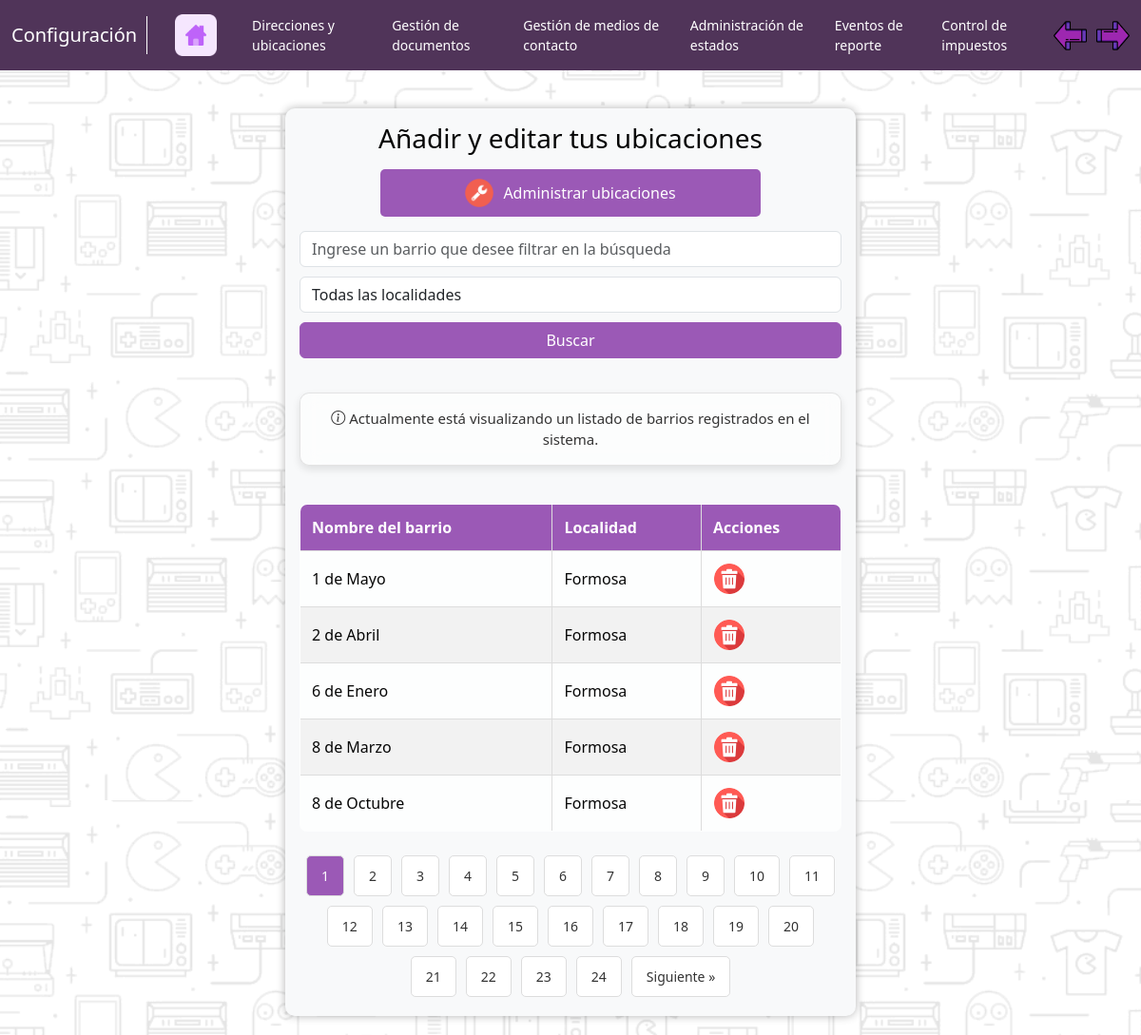
Screenshot of /app/Configuración/Dir/tb_barrios.php (signed in) with the database file from the repository.
### tables this page shows
CREATE TABLE tb_barrios (
    idBarrio INT PRIMARY KEY AUTO_INCREMENT,
    nombreBarrio VARCHAR(50),
    localidad_id INT,
    FOREIGN KEY (localidad_id) REFERENCES tb_localidades(idLocalidad)
);

CREATE TABLE tb_localidades (
    idLocalidad INT PRIMARY KEY AUTO_INCREMENT,
    nombreLocalidad VARCHAR(50),
    provincia_id INT,
    FOREIGN KEY (provincia_id) REFERENCES tb_provincias(idProvincia)
);

### app/Configuración/Dir/tb_barrios.php (the view, shortened to what this page needs)
<?php
include('../../modelos/conexion.php');
$barriosPorPagina = 5;
$page = isset($_GET['page']) ? (int)$_GET['page'] : 1;
$offset = ($page - 1) * $barriosPorPagina;
$searchTerm = isset($_GET['search']) ? $_GET['search'] : '';
$localidadFiltro = isset($_GET['localidad']) ? $_GET['localidad'] : '';
$total_query = "SELECT COUNT(*) as total FROM tb_barrios b
JOIN tb_localidades l ON b.localidad_id = l.idLocalidad
WHERE b.nombreBarrio LIKE '%$searchTerm%'
AND (l.nombreLocalidad LIKE '%$localidadFiltro%' OR '$localidadFiltro' = '')";
$total_result = mysqli_query($conection, $total_query);
$total_row = mysqli_fetch_assoc($total_result);
$total_barrios = $total_row['total'];
$total_pages = ceil($total_barrios / $barriosPorPagina);
$query = "SELECT b.idBarrio, b.nombreBarrio, l.nombreLocalidad
FROM tb_barrios b
JOIN tb_localidades l ON b.localidad_id = l.idLocalidad
WHERE b.nombreBarrio LIKE '%$searchTerm%'
AND (l.nombreLocalidad LIKE '%$localidadFiltro%' OR '$localidadFiltro' = '')
LIMIT $barriosPorPagina OFFSET $offset";
$result = mysqli_query($conection, $query);
?>
<!DOCTYPE html>
<html lang="es">
<head>
    <link rel="stylesheet" href="../../assets/css/style_nav_module.css">
    <link href="https://cdn.jsdelivr.net/npm/bootstrap@5.3.3/dist/css/bootstrap.min.css" rel="stylesheet">
    <link rel="stylesheet" href="https://cdn.jsdelivr.net/npm/bootstrap-icons@1.10.5/font/bootstrap-icons.css">
</head>
<body>
    <?php include('../nav_configuracion.php'); ?>
    <div id="container">
        <div class="caja">
            <h3>Añadir y editar tus ubicaciones</h3>
            <button id="btn-administrar" onclick="mostrarFormulario()">
                <img src="../../assets/img/administrarAjuste.png" alt="Icono">
                Administrar ubicaciones
            </button>
            <form method="GET" action="" class="d-flex mb-3">
                <input type="text" name="search" class="form-control me-2 input-lila" placeholder="Ingrese un barrio que desee filtrar en la búsqueda" value="<?php echo htmlspecialchars($searchTerm); ?>">
                <select name="localidad" class="form-control me-2">
                    <option value="">Todas las localidades</option>
                </select>
                <button type="submit" class="btn btn-primary">Buscar</button>
            </form>
            <p class="aviso">
                <i class="bi bi-info-circle"></i> Actualmente está visualizando un listado de barrios registrados en el sistema.
            </p>
            <table>
                <thead>
                    <tr>
                        <th>Nombre del barrio</th>
                        <th>Localidad</th>
                        <th>Acciones</th>
                    </tr>
                </thead>
                <tbody>
                    <?php if (mysqli_num_rows($result) > 0): ?>
                        <?php while ($row = mysqli_fetch_assoc($result)): ?>
                            <tr>
                                <td><?php echo htmlspecialchars($row['nombreBarrio']); ?></td>
                                <td><?php echo htmlspecialchars($row['nombreLocalidad']); ?></td>
                                <td>
                                    <button class="btn-eliminar" data-id="<?php echo $row['idBarrio']; ?>">
                                        <img src="../../assets/img/boton-eliminar.ico" alt="Eliminar" title="Eliminar Barrio">
                                    </button>
                                </td>
                            </tr>
                        <?php endwhile; ?>
                    <?php else: ?>
                        <tr class="no-results">
                            <td colspan="3">No se encontraron resultados.</td>
                        </tr>
                    <?php endif; ?>
                </tbody>
            </table>
            <div class="pagination">
                <?php for ($i = 1; $i <= $total_pages; $i++): ?>
                    <a href="?page=<?php echo $i; ?>&search=<?php echo $searchTerm; ?>&localidad=<?php echo $localidadFiltro; ?>" <?php if ($i == $page) echo 'class="active"'; ?>><?php echo $i; ?></a>
                <?php endfor; ?>
                <?php if ($page < $total_pages): ?>
                    <a href="?page=<?php echo $page + 1; ?>&search=<?php echo $searchTerm; ?>&localidad=<?php echo $localidadFiltro; ?>">Siguiente &raquo;</a>
                <?php endif; ?>
            </div>
        </div>
    </div>
</body>
</html>

### app/Configuración/Dir/tb_barrios.php (style rules this page uses)
html, body { background-image: url('../../assets/img/background-black.png'); min-height: 100%; margin: 0; padding: 0; }
#container { display: flex; justify-content: center; align-items: flex-start; min-height: 100vh; padding: 20px; overflow-y: auto; }
.caja { background-color: #F8F9FA; backdrop-filter: blur(10px); border-radius: 10px; box-shadow: 0 0 10px rgba(0, 0, 0, 0.3); padding: 15px; width: 100%; max-width: 600px; box-sizing: border-box; color: #060606; display: flex; flex-direction: column; justify-content: flex-start; }
h3 { text-align: center; margin-bottom: 15px; }
form { margin-bottom: 20px; display: flex; flex-direction: column; gap: 10px; flex-shrink: 0; }
table { width: 100%; border-collapse: collapse; margin-top: 20px; background-color: rgba(255, 255, 255, 0.8); border-radius: 8px; overflow: hidden; min-height: 150px; display: table; }
table, th, td { border: 1px solid #ddd; }
th, td { padding: 12px; text-align: left; }
th { background-color: #9b59b6; color: #fff; }
tbody tr:nth-child(even) { background-color: #f2f2f2; }
.pagination { margin-top: 20px; text-align: center; display: flex; justify-content: center; flex-wrap: wrap; }
.pagination a { padding: 10px 15px; margin: 5px; border-radius: 5px; border: 1px solid #ddd; color: #333; text-decoration: none; background-color: #fff; font-size: 14px; }
.pagination a.active { background-color: #9b59b6; color: #fff; }
#btn-administrar { display: flex; align-items: center; justify-content: center; background-color: #9b59b6; color: #fff; padding: 10px 20px; border: none; border-radius: 5px; cursor: pointer; margin-bottom: 15px; width: 100%; max-width: 400px; transition: background-color 0.3s ease; font-size: 16px; text-align: center; margin-left: auto; margin-right: auto; }
#btn-administrar img { width: 30px; height: 30px; margin-right: 10px; vertical-align: middle; }
.btn-eliminar { background-color: transparent; border: none; cursor: pointer; padding: 0; margin: 0; }
.btn-eliminar img { width: 34px; height: 34px; }
button.btn.btn-primary { background-color: #9b59b6; border-color: #9b59b6; }
.aviso { text-align: center; font-size: 15px; color: #333; margin: 20px 0; padding: 15px; background-color: rgba(255, 255, 255, 0.6); border: 1px solid rgba(0, 0, 0, 0.1); border-radius: 10px; box-shadow: 0px 4px 8px rgba(0, 0, 0, 0.1); backdrop-filter: blur(10px); font-weight: 500; }

### rows the page displays
tb_barrios: nombreBarrio "1 de Mayo", localidad.nombreLocalidad "Formosa"
tb_barrios: nombreBarrio "2 de Abril", localidad.nombreLocalidad "Formosa"
tb_barrios: nombreBarrio "6 de Enero", localidad.nombreLocalidad "Formosa"
tb_barrios: nombreBarrio "8 de Marzo", localidad.nombreLocalidad "Formosa"
tb_barrios: nombreBarrio "8 de Octubre", localidad.nombreLocalidad "Formosa"
